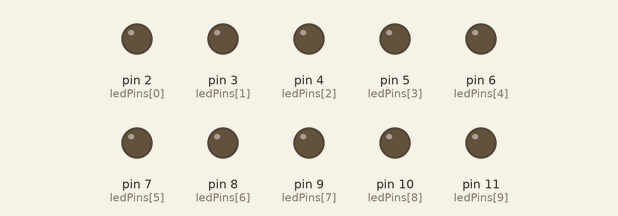
Simulated run of this sketch. Board: Arduino Uno, built with avr-gcc and run on an emulated ATmega328P. Shown: output pins drawn as LEDs (lit = HIGH).

Above: at 0.5 s.
At 1.25 s:
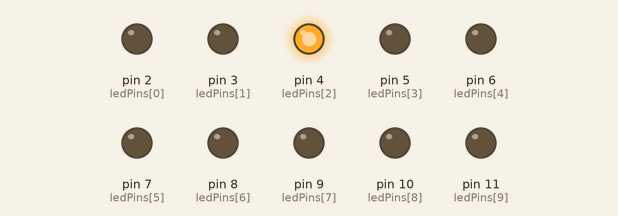
At 1.55 s:
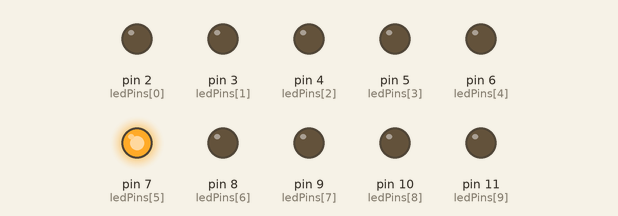
At 1.95 s:
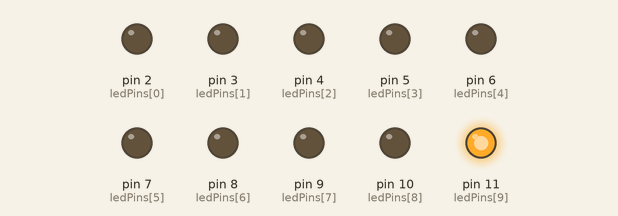
At 3.5 s:
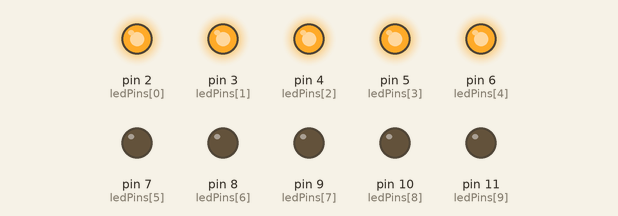
At 6.35 s:
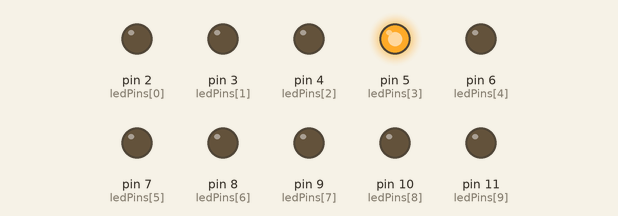
Timing chart, 0 to 6.7 s (numbered marks = the images above):
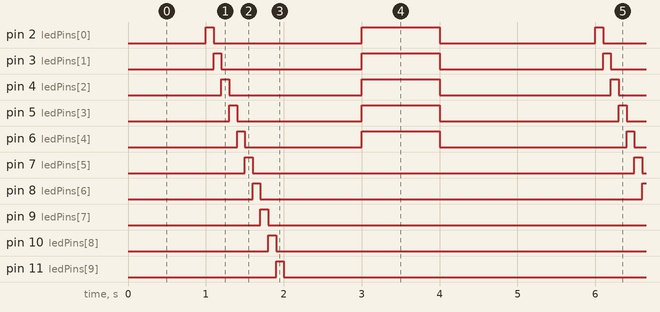

The sketch:

168.ino
```cpp
const int numLEDs = 10;  // Number of LEDs
const int ledPins[numLEDs] = {2, 3, 4, 5, 6, 7, 8, 9, 10, 11}; // Array of LED pins

void setup() {
  // Initialize each LED pin as an output
  for (int i = 0; i < numLEDs; i++) {
    pinMode(ledPins[i], OUTPUT);
  }
}

void loop() {
  // Example sequence to simulate a railroad signal

  // All LEDs off
  for (int i = 0; i < numLEDs; i++) {
    digitalWrite(ledPins[i], LOW);
  }
  delay(1000);  // Wait for 1 second

  // Turn on LEDs to simulate a signal pattern
  for (int i = 0; i < numLEDs; i++) {
    digitalWrite(ledPins[i], HIGH);
    delay(100);  // Wait for 100 milliseconds
    digitalWrite(ledPins[i], LOW);
  }
  delay(1000);  // Wait for 1 second

  // Turn on a specific pattern of LEDs (example: LEDs 1, 2, 3, 4, 5 on)
  for (int i = 0; i < 5; i++) {
    digitalWrite(ledPins[i], HIGH);
  }
  delay(1000);  // Wait for 1 second

  // Turn off all LEDs
  for (int i = 0; i < numLEDs; i++) {
    digitalWrite(ledPins[i], LOW);
  }
  delay(1000);  // Wait for 1 second
}
```

Measured:
- by itself, pin 2 (ledPins[0]): repeats every 5.0 s: LOW 1.9 s, HIGH 1.0 s, LOW 2.0 s, HIGH 0.10 s
- by itself, pin 3 (ledPins[1]): repeats every 5.0 s: LOW 1.8 s, HIGH 1.0 s, LOW 2.1 s, HIGH 0.10 s
- by itself, pin 4 (ledPins[2]): repeats every 5.0 s: LOW 1.7 s, HIGH 1.0 s, LOW 2.2 s, HIGH 0.10 s
- by itself, pin 5 (ledPins[3]): repeats every 5.0 s: LOW 1.6 s, HIGH 1.0 s, LOW 2.3 s, HIGH 0.10 s
- by itself, pin 6 (ledPins[4]): repeats every 5.0 s: LOW 1.5 s, HIGH 1.0 s, LOW 2.4 s, HIGH 0.10 s
- by itself, pin 7 (ledPins[5]), pin 8 (ledPins[6]), pin 9 (ledPins[7]), pin 10 (ledPins[8]), pin 11 (ledPins[9]): alternates HIGH for 0.10 s and LOW for 4.9 s
